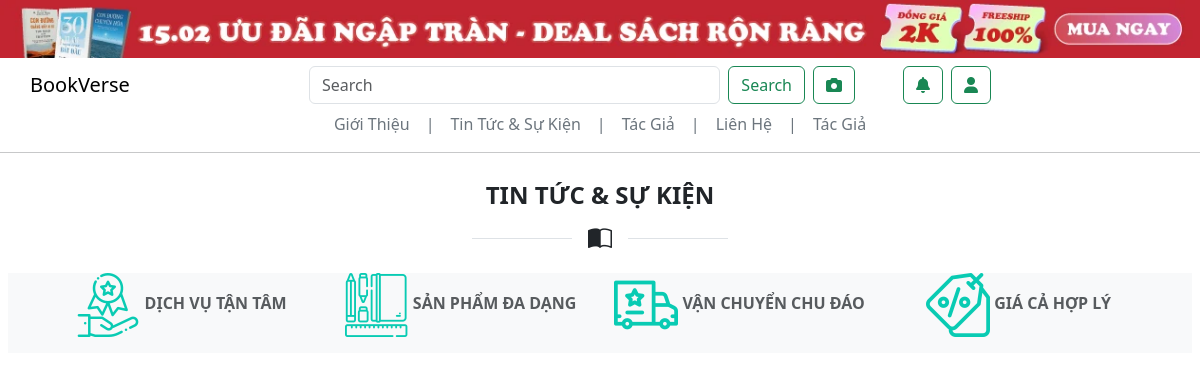
/tin_tuc/, run on an earlier commit of the app's database.
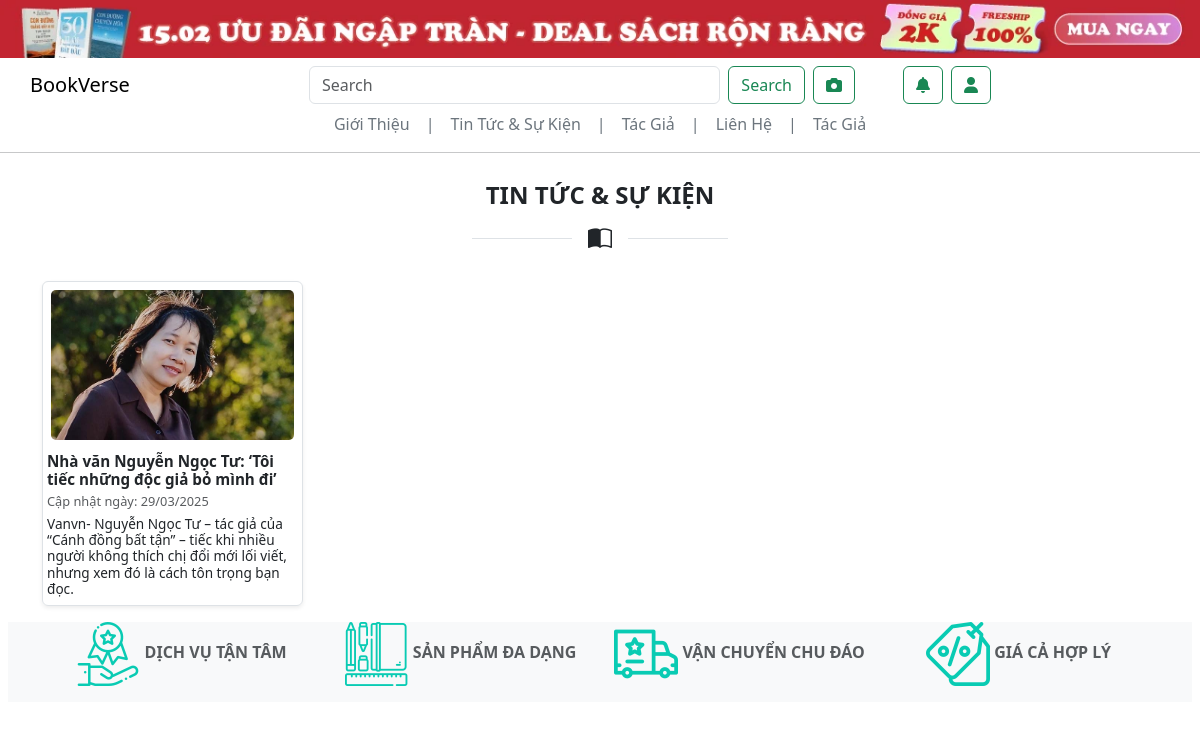
And on a later commit of the database.
### tables this page shows
CREATE TABLE `news` (
  `new_id` int(11) NOT NULL AUTO_INCREMENT,
  `user_id` int(11) NOT NULL,
  `title` text NOT NULL,
  `description` text NOT NULL,
  `content_1` text NOT NULL,
  `content_2` text NOT NULL,
  `date` date NOT NULL,
  `status` int(11) NOT NULL,
  `image_1` text NOT NULL,
  `image_2` text NOT NULL,
  `link` text NOT NULL,
  PRIMARY KEY (`new_id`),
  KEY `user_id` (`user_id`),
  CONSTRAINT `news_ibfk_1` FOREIGN KEY (`user_id`) REFERENCES `user` (`User_id`)
);

### src/controllers/tin_tuc.php (called while the page is built, shortened)
<?php
class Tin_tuc extends Controller
{
    private $NewsModel;
    public function __construct()
    {
        $this->NewsModel = $this->model("NewsModel");
    }
    function default()
    {
        $this->view("single_layout", [
            "Title" => "Tin Tức",
            "Page" => "news/news",
            "News" => $this->NewsModel->getNewsHome(),
        ]);
    }
}
?>

### src/core/App.php (called while the page is built, shortened)
<?php
class App
{
    protected $action = "default";
    function __construct()
    {
        $arr = $this->UrlProcess();
        if (!empty($arr) && file_exists("./src/controllers/" . $arr[0] . ".php")) {
            $this->controller = $arr[0];
            unset($arr[0]);
        } else {
            $this->setErrorController();
        }
        $this->controller = new $this->controller;
        $this->params = array_values($arr) ?: [];
        try {
            call_user_func_array([$this->controller, $this->action], $this->params);
        } catch (ArgumentCountError $e) {
            $this->setErrorController();
            call_user_func_array([$this->controller, "default"], []);
        }
    }
    function UrlProcess()
    {
        if (isset($_GET["url"])) {
            $url = filter_var(trim($_GET["url"], "/"));
            $segments = explode("/", $url);
            $filteredSegments = [];
            foreach ($segments as $segment) {
                if (empty($filteredSegments) || end($filteredSegments) !== $segment) {
                    $filteredSegments[] = $segment;
                }
            }
            return $filteredSegments;
        }
        return [];
    }
}

### index.php (called while the page is built, shortened)
<?php
$myApp = new App();
?>

### src/core/DB.php (called while the page is built, shortened)
<?php
class DB
{
    protected $servername = host_name;
    protected $username = db_user;
    protected $password = db_password;
    protected $dbname = db_name;
    function __construct()
    {
        $this->conn = mysqli_connect($this->servername, $this->username, $this->password, $this->dbname);
    }
}
?>

### src/models/NewsModel.php (called while the page is built, shortened)
<?php
class NewsModel extends DB
{
    public function getNewsHome()
    {
        $sql = "SELECT title, date,  status, description, image_1, link
                FROM news
                WHERE status = 1
                ORDER BY date DESC";
        $stmt = $this->conn->prepare($sql);
        $stmt->execute();
        $result = $stmt->get_result();
        $news = [];
        while ($row = $result->fetch_assoc()) {
            $news[] = $row;
        }
        return $news;
    }
}
?>

### src/views/pages/news/news.php (the view)
<div class="container mt-4">
    <span class="fw-bold d-block fs-4 text-center">TIN TỨC & SỰ KIỆN</span>
    <div class="d-flex align-items-center justify-content-center mt-2 mb-4">
        <div class="border-bottom" style="width: 100px;"></div>
        <i class="bi bi-book-half mx-3" style="font-size: 1.5rem;"></i>
        <div class="border-bottom" style="width: 100px;"></div>
    </div>
    <div class="row g-4">
        <?php foreach ($data["News"] as $news): ?>
            <div class="col-md-3">
                <a href="<?= APP_PATH ?>/tin_tuc/detail/<?= $news['link'] ?>" class="text-decoration-none text-dark">
                    <div class="border rounded shadow-sm h-100 overflow-hidden">
                        <div class="d-flex justify-content-center p-2">
                            <img src="<?= APP_PATH ?>/public/media/photos/news/<?= $news['image_1'] ?>" class="w-100"
                                style="height: 150px; object-fit: cover; border-radius: 5px;">
                        </div>
                        <div class="p-1 text-start">
                            <h6 class="fw-bold mb-1" style="font-size: 0.95rem;">
                                <?= $news['title'] ?>
                            </h6>
                            <small class="text-muted d-block mb-1" style="font-size: 0.8rem;">
                                Cập nhật ngày: <?= date('d/m/Y', strtotime($news['date'])) ?>
                            </small>
                            <p class="mb-1" style="font-size: 0.85rem; line-height: 1.2;">
                                <?= $news['description'] ?>
                            </p>
                        </div>
                    </div>
                </a>
            </div>
        <?php endforeach; ?>
    </div>
</div>

### src/core/Controller.php (shortened to what this page needs)
<?php
class Controller
{
    public function model($model)
    {
        return new $model;
    }
    public function view($view, $data = [])
    {
        $viewPath = "./src/views/" . $view . ".php";
        if (file_exists($viewPath)) {
            require_once $viewPath;
        } else {
            echo "View file không tồn tại!";
        }
    }
}
?>

### src/views/inc/head.php (shortened to what this page needs)
<!DOCTYPE html>
<html lang="en">
<head>
    <link rel="stylesheet" href="https://cdn.jsdelivr.net/npm/bootstrap@5.3.3/dist/css/bootstrap.min.css">
    <link rel="stylesheet" href="https://cdnjs.cloudflare.com/ajax/libs/font-awesome/6.0.0/css/all.min.css">
    <link rel="stylesheet" href="https://cdn.jsdelivr.net/npm/bootstrap-icons/font/bootstrap-icons.css">
</head>

### src/views/inc/header.php
<div class="w-100 text-center">
    <a href="<?= APP_PATH ?>/home">
        <img src="<?= APP_PATH ?>/public/media/photos/head/head_<?= rand(0, 1) ?>.webp?" alt="Logo"
            class="img-fluid w-100">
    </a>
</div>
<header>
    <nav class="navbar navbar-expand-lg">
        <div class="container container-fluid">
            <div class="collapse navbar-collapse row w-100" id="navbarSupportedContent">
                <ul class="navbar-nav me-auto mb-2 mb-lg-0 col">
                    <li class="nav-item">
                        <a class="navbar-brand"
                            href="<?= APP_PATH ?>/home"><?= htmlspecialchars(ltrim(APP_PATH, '/')) ?></a>
                    </li>
                </ul>
                <div class="col-6">
                    <form class="d-flex align-items-center" action="/BookVerse/home" method="GET">
                        <input class="form-control me-2" type="search" placeholder="Search" name="search_name"
                            id="search_name">
                        <button class="btn btn-outline-success" type="submit" name="search" value="Tìm kiếm">Search</button>
                        <a class="btn btn-outline-success ms-2">
                            <i class="fa fa-camera" aria-hidden="true"></i>
                        </a>
                    </form>
                </div>
                <div class="d-flex align-items-center ms-4 gap-2 col">
                    <a class="btn btn-outline-success" href="#" data-bs-container="body" data-bs-toggle="popover"
                        data-bs-placement="left" data-bs-content="Left popover">
                        <i class="fa fa-bell" aria-hidden="true"></i>
                    </a>
                    <?php
                    if (isset($_SESSION['user_Info']) && !empty($_SESSION['user_Info'])) {
                        $userInfo = $_SESSION['user_Info'];
                        if ($userInfo[2] == 0) {
                            echo "<a href='" . APP_PATH . "//auth/cart' class='btn btn-outline-success'><i class='fas fa-shopping-cart'></i></a>";
                            echo "<a href='" . APP_PATH . "/user/profile' class='btn btn-outline-success'><i class='fas fa-user'></i></a>";
                        } elseif ($userInfo[2] == 1) {
                            echo "<a href='" . APP_PATH . "/seller/dashboard' class='btn btn-outline-success'><i class='fas fa-book'></i></a>";
                        } elseif ($userInfo[2] == 2) {
                            echo "<a href='" . APP_PATH . "//auth/cart' class='btn btn-outline-success'><i class='fas fa-shopping-cart'></i></a>";
                            echo "<a href='" . APP_PATH . "/admin/dashboard' class='btn btn-outline-success'><i class='fas fa-user-shield'></i></a>";
                        }
                    } else {
                        echo "<a href='" . APP_PATH . "/auth/login' class='btn btn-outline-success'><i class='fas fa-user'></i></a>";
                    }
                    ?>
                </div>
            </div>
        </div>
    </nav>
    <div class="container text-center ms-n3">
        <div class="row">
            <div class="col d-flex justify-content-center">
                <div class="d-flex">
                    <a class="link-offset-2 link-underline link-underline-opacity-0 text-secondary link-hover mx-2"
                        href="<?= APP_PATH ?>/gioi_thieu/">
                        Giới Thiệu
                    </a>
                    <span class="text-secondary mx-2">|</span>
                    <a class="link-offset-2 link-underline link-underline-opacity-0 text-secondary link-hover mx-2"
                        href="<?= APP_PATH ?>/tin_tuc/">
                        Tin Tức & Sự Kiện
                    </a>
                    <span class="text-secondary mx-2">|</span>
                    <a class="link-offset-2 link-underline link-underline-opacity-0 text-secondary link-hover mx-2"
                        href="<?= APP_PATH ?>/tac_gia/">
                        Tác Giả
                    </a>
                    <span class="text-secondary mx-2">|</span>
                    <a class="link-offset-2 link-underline link-underline-opacity-0 text-secondary link-hover mx-2"
                        href="<?= APP_PATH ?>/lien_he">
                        Liên Hệ
                    </a>
                    <span class="text-secondary mx-2">|</span>
                    <a class="link-offset-2 link-underline link-underline-opacity-0 text-secondary link-hover mx-2"
                        href="">
                        Tác Giả
                    </a>
                </div>
            </div>
        </div>
    </div>
</header>
<hr>

### src/views/single_layout.php (shortened to what this page needs)
<?php
require_once "inc/head.php";
require_once "inc/header.php";
?>
<body>
    <div id="page-container">
        <main id="main-container">
            <?php include "./src/views/pages/" . $data['Page'] . ".php"; ?>
        </main>
    </div>
    <?php require_once "inc/footer.php"; ?>
</body>
</html>

### src/views/inc/footer.php (shortened to what this page needs)
<footer class="text-center text-lg-start bg-body-tertiary text-muted mx-2 mt-3 mb-3">
    <div class="container">
        <div class="container text-center">
            <div class="row row-cols-4">
                <?php
                $footer_policies = [
                    ["DỊCH VỤ TẬN TÂM", "hpolicy_img1.webp"],
                    ["SẢN PHẨM ĐA DẠNG", "hpolicy_img2.webp"],
                    ["VẬN CHUYỂN CHU ĐÁO", "hpolicy_img3.webp"],
                    ["GIÁ CẢ HỢP LÝ", "hpolicy_img4.webp"]
                ];
                foreach ($footer_policies as $policy): ?>
                    <div class="col">
                        <img src="<?= APP_PATH ?>/public/media/photos/foot/<?= $policy[1] ?>" alt="">
                        <strong><?= $policy[0] ?></strong>
                    </div>
                <?php endforeach; ?>
            </div>
        </div>
    </div>
</footer>

What changed in the data, as far as the page shows it:
added news: image_1 (picture), title "Nhà văn Nguyễn Ngọc Tư: ‘Tôi tiếc những độc giả bỏ mình đi’", date "29/03/2025", description "Vanvn- Nguyễn Ngọc Tư – tác giả của “Cánh đồng bất tận” – tiếc khi nhiều người không thích chị đổi mới lối viết, nhưng xem đó là cách tôn trọng bạn đọc."
